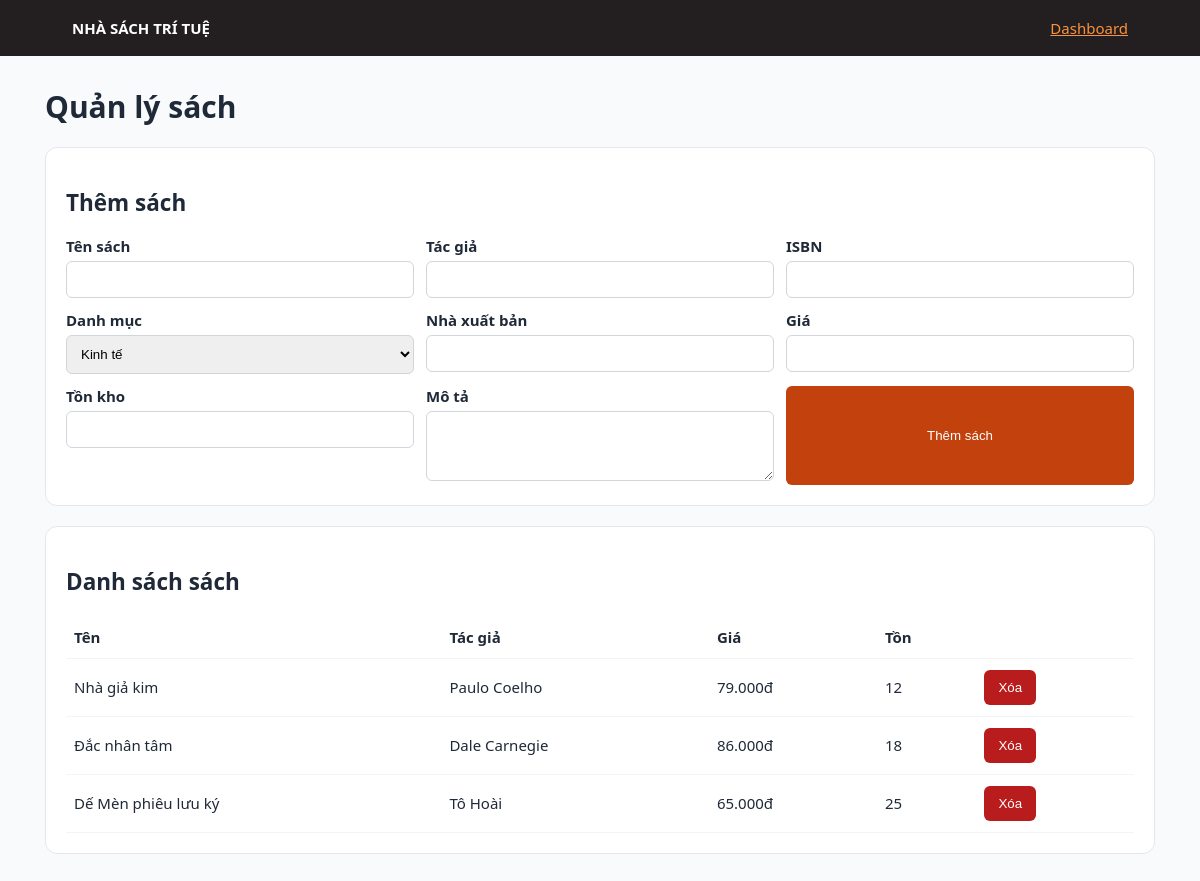
The app's page /books.php (signed in) with its own data.
### tables this page shows
CREATE TABLE books (
    id INT UNSIGNED AUTO_INCREMENT PRIMARY KEY,
    category_id INT UNSIGNED NULL,
    title VARCHAR(255) NOT NULL,
    isbn VARCHAR(30) NULL UNIQUE,
    author VARCHAR(180) NOT NULL,
    publisher VARCHAR(180) NULL,
    price DECIMAL(12,2) NOT NULL DEFAULT 0,
    stock_quantity INT UNSIGNED NOT NULL DEFAULT 0,
    description TEXT NULL,
    is_active TINYINT(1) NOT NULL DEFAULT 1,
    created_at TIMESTAMP DEFAULT CURRENT_TIMESTAMP,
    updated_at TIMESTAMP DEFAULT CURRENT_TIMESTAMP ON UPDATE CURRENT_TIMESTAMP,
    CONSTRAINT fk_books_category FOREIGN KEY (category_id) REFERENCES categories(id) ON DELETE SET NULL
);

### config/config.php (called while the page is built, shortened)
<?php
function db(): PDO
{
    static $pdo;
    if ($pdo instanceof PDO) {
        return $pdo;
    }
    $pdo = new PDO(
        'mysql:host='.DB_HOST.';port='.DB_PORT.';dbname='.DB_NAME.';charset=utf8mb4',
        DB_USER,
        DB_PASS,
        [
            PDO::ATTR_ERRMODE => PDO::ERRMODE_EXCEPTION,
            PDO::ATTR_DEFAULT_FETCH_MODE => PDO::FETCH_ASSOC,
        ],
    );
    return $pdo;
}
function e(?string $value): string
{
    return htmlspecialchars($value ?? '', ENT_QUOTES, 'UTF-8');
}

### books.php (the view, shortened to what this page needs)
<?php
require __DIR__.'/config/config.php';
$categories = db()->query('SELECT * FROM categories ORDER BY name')->fetchAll();
$books = db()->query('SELECT b.*, c.name category_name FROM books b LEFT JOIN categories c ON c.id = b.category_id ORDER BY b.id DESC')->fetchAll();
?>
<!doctype html><html lang="vi"><head><meta charset="utf-8"><title>Quản lý sách</title><link rel="stylesheet" href="<?= BASE_URL ?>/style.css"></head><body><header class="topbar"><strong>NHÀ SÁCH TRÍ TUỆ</strong><a href="<?= BASE_URL ?>/index.php">Dashboard</a></header><main class="container"><h1>Quản lý sách</h1><section class="panel"><h2>Thêm sách</h2><form method="post" class="form-grid"><input type="hidden" name="csrf" value="<?= e(csrf_token()) ?>"><input type="hidden" name="action" value="create"><label>Tên sách<input name="title" required></label><label>Tác giả<input name="author" required></label><label>ISBN<input name="isbn"></label><label>Danh mục<select name="category_id"><?php foreach ($categories as $category): ?><option value="<?= $category['id'] ?>"><?= e($category['name']) ?></option><?php endforeach; ?></select></label><label>Nhà xuất bản<input name="publisher"></label><label>Giá<input type="number" name="price" min="0" required></label><label>Tồn kho<input type="number" name="stock_quantity" min="0" required></label><label>Mô tả<textarea name="description"></textarea></label><button>Thêm sách</button></form></section><section class="panel"><h2>Danh sách sách</h2><table><tr><th>Tên</th><th>Tác giả</th><th>Giá</th><th>Tồn</th><th></th></tr><?php foreach ($books as $book): ?><tr><td><?= e($book['title']) ?></td><td><?= e($book['author']) ?></td><td><?= number_format((float) $book['price'],0,',','.') ?>đ</td><td><?= (int) $book['stock_quantity'] ?></td><td><form method="post" onsubmit="return confirm('Xóa sách này?')"><input type="hidden" name="csrf" value="<?= e(csrf_token()) ?>"><input type="hidden" name="action" value="delete"><input type="hidden" name="id" value="<?= $book['id'] ?>"><button class="danger">Xóa</button></form></td></tr><?php endforeach; ?></table></section></main></body></html>

### style.css (style rules this page uses)
* { box-sizing:border-box }
body { margin:0;background:#f8fafc;color:#1f2937;font:15px Segoe UI,Arial,sans-serif }
.topbar { background:#231f20;color:#fff;padding:18px 6%;display:flex;justify-content:space-between }
.topbar a { color:#fb923c }
.container { max-width:1150px;margin:auto;padding:30px 20px }
h1 { margin-top:0 }
.stat,.panel,.auth-card { background:#fff;border:1px solid #e5e7eb;border-radius:12px;padding:20px }
.tabs a,button { background:#c2410c;color:#fff;border:0;border-radius:6px;padding:10px 14px;text-decoration:none;cursor:pointer }
.panel { margin-top:20px;overflow:auto }
table { width:100%;border-collapse:collapse;min-width:650px }
th,td { text-align:left;padding:11px 8px;border-bottom:1px solid #f1f5f9 }
.form-grid { display:grid;grid-template-columns:repeat(3,1fr);gap:12px }
label { display:block;font-weight:600 }
input,select,textarea { width:100%;padding:10px;border:1px solid #d1d5db;border-radius:6px;margin-top:5px }
textarea { min-height:70px }
.danger { background:#b91c1c }

### records on screen
books: title "Nhà giả kim", author "Paulo Coelho", price "79.000", stock_quantity "12"
books: title "Đắc nhân tâm", author "Dale Carnegie", price "86.000", stock_quantity "18"
books: title "Dế Mèn phiêu lưu ký", author "Tô Hoài", price "65.000", stock_quantity "25"

### other values on screen
form field category_id "Kinh tế"
